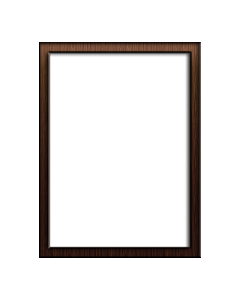
#> input picture cv_base/img1.png, 240 x 300 px
$ python 5.move.py
#> lines starting #> are read from the running program, lines starting #| are printed output that depends on the picture
import cv2 as cv
import numpy as np

#cv.warpAffine(img,M.dsize)
#img 输入图像
#M 2*3移动矩阵
#dsize 输出图像大小

#1.读取
img=cv.imread('img1.png')
#> img is the input picture: shape (300, 240, 3); mean B, G, R 228.2, 229.2, 231.4

#2.图像平移
rows,cols=img.shape[:2]
#> rows = 300; cols = 240
#平移矩阵
M=np.float32([[1,0,100],[0,1,50]])
dst=cv.warpAffine(img,M,(cols,rows))
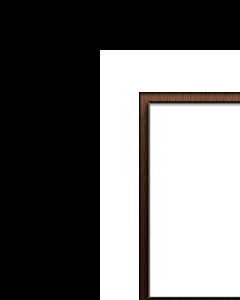
#> dst: shape (300, 240, 3); mean B, G, R 112.4, 112.9, 113.9

#3.图像显示
cv.imshow('img',dst)
cv.waitKey(0)
